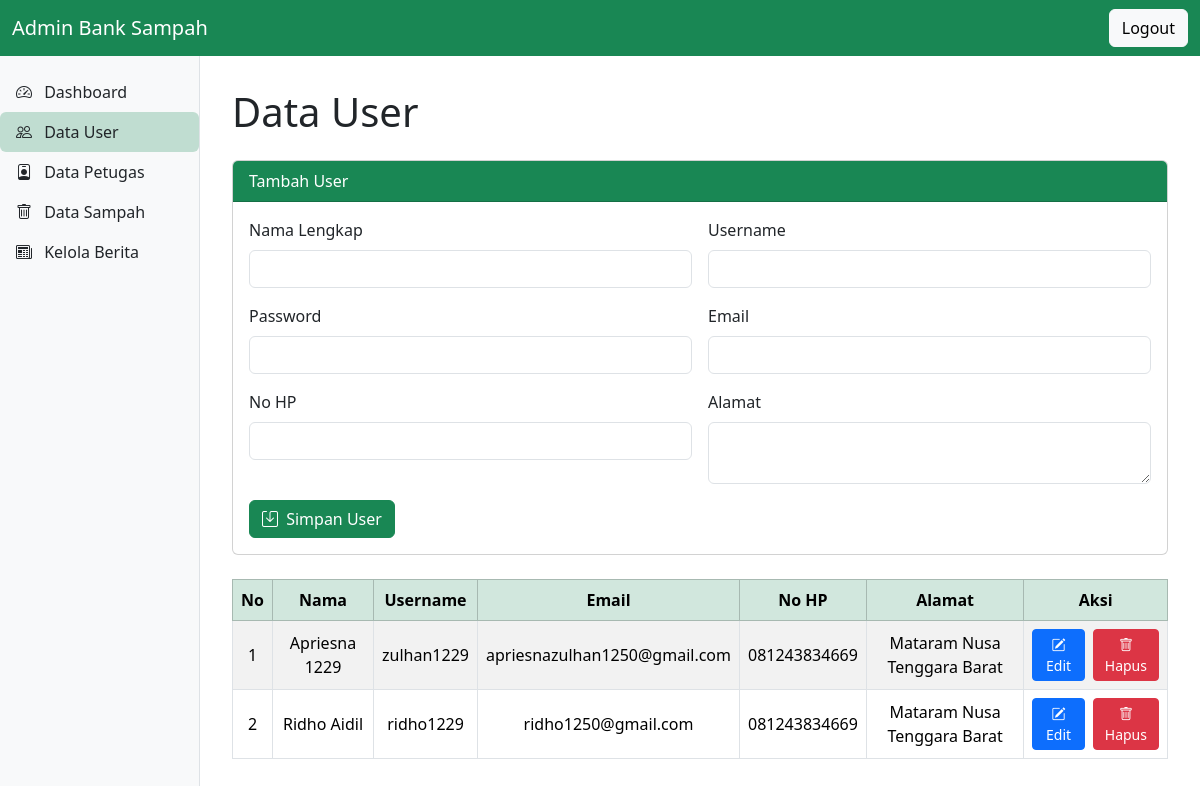
/admin/admin_user.php (signed in), run on an earlier commit of the app's database.
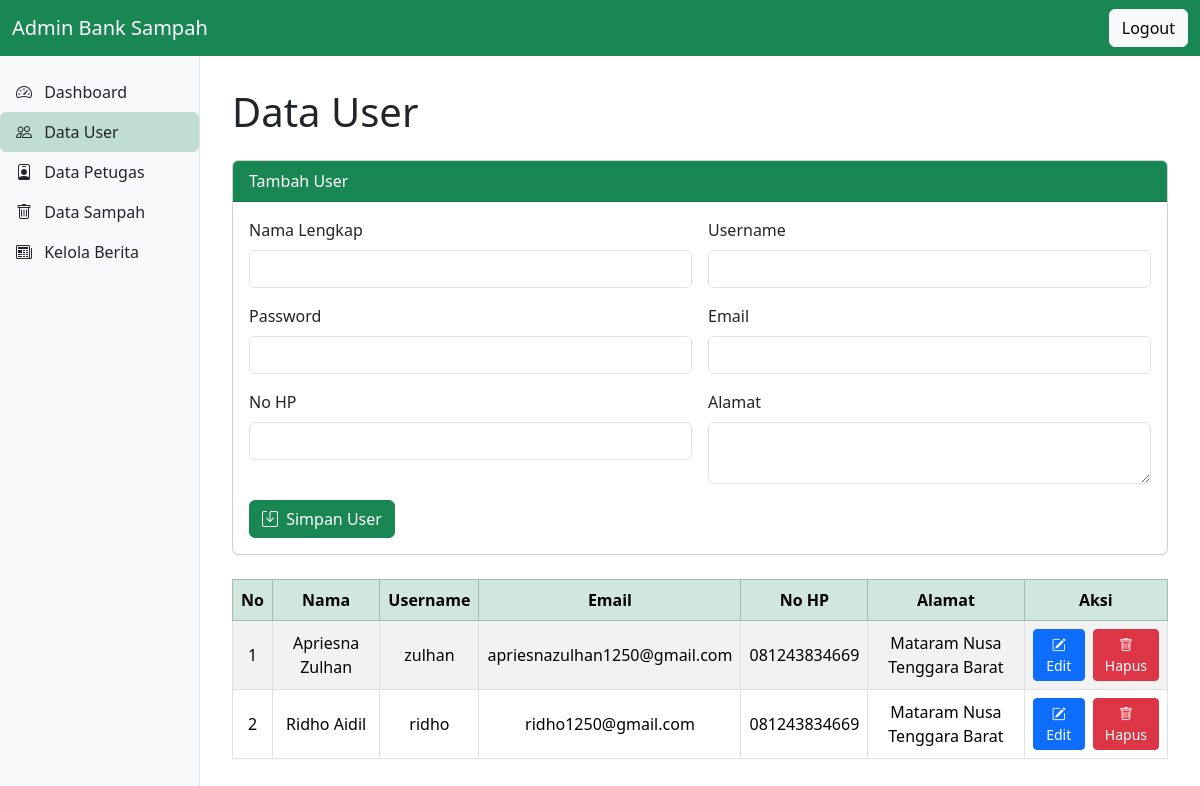
And on a later commit of the database.
### tables this page shows
CREATE TABLE `user` (
  `id_user` int(10) UNSIGNED NOT NULL,
  `nama_user` varchar(100) NOT NULL,
  `username` varchar(100) NOT NULL,
  `password` varchar(255) NOT NULL,
  `no_hp` varchar(20) NOT NULL,
  `email` varchar(100) NOT NULL,
  `alamat` text DEFAULT NULL
);

### admin/admin_user.php (the view, shortened to what this page needs)
<?php
include '../config/db.php';
$data = $conn->query("SELECT * FROM user");
?>
<!DOCTYPE html>
<html lang="id">
<head>
  <link href="https://cdn.jsdelivr.net/npm/bootstrap@5.3.3/dist/css/bootstrap.min.css" rel="stylesheet">
  <link href="https://cdn.jsdelivr.net/npm/bootstrap-icons@1.10.5/font/bootstrap-icons.css" rel="stylesheet">
  <link href="../assets/css/admin_user.css" rel="stylesheet">
</head>
<body>
<nav class="navbar navbar-expand-lg navbar-dark bg-success fixed-top">
  <div class="container-fluid">
    <a class="navbar-brand" href="#">Admin Bank Sampah</a>
    <div class="d-flex">
      <a href="../auth/logout.php" class="btn btn-light">Logout</a>
    </div>
  </div>
</nav>
<div class="custom-sidebar">
  <ul class="nav flex-column">
    <li class="nav-item"><a class="nav-link text-dark px-3 py-2" href="admin_dashboard.php"><i class="bi bi-speedometer2 me-2"></i> Dashboard</a></li>
    <li class="nav-item"><a class="nav-link active text-dark bg-success bg-opacity-25 rounded px-3 py-2" href="admin_user.php"><i class="bi bi-people me-2"></i> Data User</a></li>
    <li class="nav-item"><a class="nav-link text-dark px-3 py-2" href="admin_petugas.php"><i class="bi bi-person-badge me-2"></i> Data Petugas</a></li>
    <li class="nav-item"><a class="nav-link text-dark px-3 py-2" href="admin_sampah.php"><i class="bi bi-trash me-2"></i> Data Sampah</a></li>
    <li class="nav-item"><a class="nav-link text-dark px-3 py-2" href="admin_berita.php"><i class="bi bi-newspaper me-2"></i> Kelola Berita</a></li>
  </ul>
</div>
<main class="main-content">
  <h1 class="mb-4">Data User</h1>
<div class="card mb-4">
  <div class="card-header bg-success text-white">Tambah User</div>
  <div class="card-body">
    <form method="post">
      <div class="row g-3">
        <div class="col-md-6">
          <label class="form-label">Nama Lengkap</label>
          <input type="text" class="form-control" name="nama_user" required>
        </div>
        <div class="col-md-6">
          <label class="form-label">Username</label>
          <input type="text" class="form-control" name="username" required>
        </div>
        <div class="col-md-6">
          <label class="form-label">Password</label>
          <input type="password" class="form-control" name="password" required>
        </div>
        <div class="col-md-6">
          <label class="form-label">Email</label>
          <input type="email" class="form-control" name="email" required>
        </div>
        <div class="col-md-6">
          <label class="form-label">No HP</label>
          <input type="text" class="form-control" name="no_hp" required>
        </div>
        <div class="col-md-6">
          <label class="form-label">Alamat</label>
          <textarea class="form-control" name="alamat" rows="2" required></textarea>
        </div>
      </div>
      <div class="mt-3">
        <button type="submit" name="tambah" class="btn btn-success">
          <i class="bi bi-save me-1"></i> Simpan User
        </button>
      </div>
    </form>
  </div>
</div>
<div class="table-responsive">
  <table class="table table-bordered table-striped align-middle">
    <thead class="table-success text-center">
      <tr>
        <th>No</th>
        <th>Nama</th>
        <th>Username</th>
        <th>Email</th>
        <th>No HP</th>
        <th>Alamat</th>
        <th>Aksi</th>
      </tr>
    </thead>
    <tbody class="text-center">
      <?php $no = 1; while ($row = mysqli_fetch_assoc($data)): ?>
        <tr>
          <td><?= $no++; ?></td>
          <td><?= htmlspecialchars($row['nama_user']); ?></td>
          <td><?= htmlspecialchars($row['username']); ?></td>
          <td><?= htmlspecialchars($row['email']); ?></td>
          <td><?= htmlspecialchars($row['no_hp']); ?></td>
          <td><?= htmlspecialchars($row['alamat']); ?></td>
          <td>
            <div class="d-flex justify-content-center gap-2">
              <button class="btn btn-sm btn-primary" data-bs-toggle="modal" data-bs-target="#editModal<?= $row['id_user']; ?>">
                <i class="bi bi-pencil-square"></i> Edit
              </button>
              <a href="?hapus=<?= $row['id_user']; ?>" class="btn btn-sm btn-danger" onclick="return confirm('Yakin ingin menghapus user ini?')">
                <i class="bi bi-trash"></i> Hapus
              </a>
            </div>
          </td>
        </tr>
      <?php endwhile; ?>
    </tbody>
  </table>
</div>
</main>
</body>
</html>

### assets/css/admin_user.css (style rules this page uses)
body { padding-top: 56px; overflow-x: hidden; }
.custom-sidebar { background-color: #f8f9fa; border-right: 1px solid #dee2e6; position: fixed; top: 56px; bottom: 0; left: 0; width: 200px; padding-top: 1rem; }
.main-content { margin-left: 200px; padding: 2rem; }
.table-responsive { overflow-x: auto; }

What changed in the data, as far as the page shows it:
changed user "apriesnazulhan1250@gmail.com": nama_user "Apriesna 1229" → "Apriesna Zulhan"; username "zulhan1229" → "zulhan"
changed user "Ridho Aidil": username "ridho1229" → "ridho"
